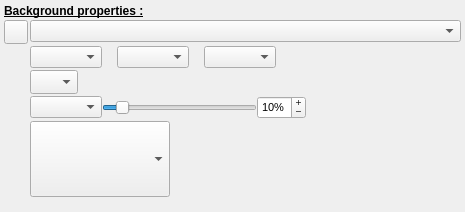
         <widget class="QWidget" name="scrollAreaWidgetContents">
          <property name="geometry">
           <rect>
            <x>0</x>
            <y>0</y>
            <width>465</width>
            <height>212</height>
           </rect>
          </property>
          <layout class="QFormLayout" name="formLayout">
           <property name="fieldGrowthPolicy">
            <enum>QFormLayout::AllNonFixedFieldsGrow</enum>
           </property>
           <property name="horizontalSpacing">
            <number>2</number>
           </property>
           <property name="verticalSpacing">
            <number>2</number>
           </property>
           <property name="leftMargin">
            <number>4</number>
           </property>
           <property name="topMargin">
            <number>4</number>
           </property>
           <property name="rightMargin">
            <number>4</number>
           </property>
           <property name="bottomMargin">
            <number>4</number>
           </property>
           <item row="0" column="0" colspan="2">
            <widget class="QLabel" name="label_2">
             <property name="font">
              <font>
               <weight>75</weight>
               <bold>true</bold>
               <underline>true</underline>
              </font>
             </property>
             <property name="text">
              <string>Background properties :</string>
             </property>
            </widget>
           </item>
           <item row="1" column="0">
            <widget class="QToolButton" name="BackgroundStyleBT">
             <property name="minimumSize">
              <size>
               <width>24</width>
               <height>24</height>
              </size>
             </property>
             <property name="maximumSize">
              <size>
               <width>24</width>
               <height>24</height>
              </size>
             </property>
             <property name="toolTip">
              <string>Allows you to access the background text styles menu.</string>
             </property>
             <property name="text">
              <string notr="true"/>
             </property>
             <property name="icon">
              <iconset resource="../../../RSCffDiaporama.qrc">
               <normaloff>:/img/db_menu.png</normaloff>:/img/db_menu.png</iconset>
             </property>
             <property name="arrowType">
              <enum>Qt::NoArrow</enum>
             </property>
            </widget>
           </item>
           <item row="1" column="1">
            <widget class="QComboBox" name="BrushTypeCombo">
             <property name="sizePolicy">
              <sizepolicy hsizetype="Preferred" vsizetype="Fixed">
               <horstretch>0</horstretch>
               <verstretch>0</verstretch>
              </sizepolicy>
             </property>
             <property name="toolTip">
              <string>Allows you to define a background brush for the shape.
The following options are available:
No brush 		The shape will have no background and will thus be totally transparent.
Solid brush 		Allows you to select a plain color.
Pattern brush 		Allows you to select a hatched brush.
Gradient 2 colors 	Allows you to select a gradient of 2 colors.
Gradient 3 colors 	Allows you to select a gradient of 3 colors.
Image from library 	Allows you to select an image from the library.</string>
             </property>
            </widget>
           </item>
           <item row="2" column="0">
            <widget class="QLabel" name="ColorLabel1">
             <property name="sizePolicy">
              <sizepolicy hsizetype="Fixed" vsizetype="Fixed">
               <horstretch>0</horstretch>
               <verstretch>0</verstretch>
              </sizepolicy>
             </property>
             <property name="text">
              <string notr="true"/>
             </property>
             <property name="pixmap">
              <pixmap resource="../../../RSCffDiaporama.qrc">:/img/color.png</pixmap>
             </property>
             <property name="alignment">
              <set>Qt::AlignRight|Qt::AlignTrailing|Qt::AlignVCenter</set>
             </property>
            </widget>
           </item>
           <item row="2" column="1">
            <layout class="QHBoxLayout" name="horizontalLayout_3">
             <property name="spacing">
              <number>0</number>
             </property>
             <property name="leftMargin">
              <number>0</number>
             </property>
             <property name="topMargin">
              <number>0</number>
             </property>
             <property name="rightMargin">
              <number>0</number>
             </property>
             <property name="bottomMargin">
              <number>0</number>
             </property>
             <item>
              <widget class="cCColorComboBox" name="FirstColorCombo">
               <property name="sizePolicy">
                <sizepolicy hsizetype="Preferred" vsizetype="Fixed">
                 <horstretch>0</horstretch>
                 <verstretch>0</verstretch>
                </sizepolicy>
               </property>
               <property name="toolTip">
                <string>If background brush is Solid, Pattern or Gradient brush, then this line appears and allows you to select a color.
(Depending on the brush you select, there will be one, two or three selectable colors.)</string>
               </property>
              </widget>
             </item>
             <item>
              <widget class="QLabel" name="ColorLabel_1">
               <property name="minimumSize">
                <size>
                 <width>15</width>
                 <height>0</height>
                </size>
               </property>
               <property name="maximumSize">
                <size>
                 <width>15</width>
                 <height>16777215</height>
                </size>
               </property>
               <property name="text">
                <string notr="true"/>
               </property>
              </widget>
             </item>
             <item>
              <widget class="cCColorComboBox" name="FinalColorCombo">
               <property name="sizePolicy">
                <sizepolicy hsizetype="Preferred" vsizetype="Fixed">
                 <horstretch>0</horstretch>
                 <verstretch>0</verstretch>
                </sizepolicy>
               </property>
               <property name="toolTip">
                <string>If background brush is Solid, Pattern or Gradient brush, then this line appears and allows you to select a color.
(Depending on the brush you select, there will be one, two or three selectable colors.)</string>
               </property>
              </widget>
             </item>
             <item>
              <widget class="QLabel" name="ColorLabel_2">
               <property name="minimumSize">
                <size>
                 <width>15</width>
                 <height>0</height>
                </size>
               </property>
               <property name="maximumSize">
                <size>
                 <width>15</width>
                 <height>16777215</height>
                </size>
               </property>
               <property name="text">
                <string notr="true"/>
               </property>
              </widget>
             </item>
             <item>
              <widget class="cCColorComboBox" name="IntermColorCombo">
               <property name="sizePolicy">
                <sizepolicy hsizetype="Preferred" vsizetype="Fixed">
                 <horstretch>0</horstretch>
                 <verstretch>0</verstretch>
                </sizepolicy>
               </property>
               <property name="toolTip">
                <string>If background brush is Solid, Pattern or Gradient brush, then this line appears and allows you to select a color.
(Depending on the brush you select, there will be one, two or three selectable colors.)</string>
               </property>
              </widget>
             </item>
             <item>
              <widget class="QLabel" name="ColorLabel2">
               <property name="sizePolicy">
                <sizepolicy hsizetype="Expanding" vsizetype="Preferred">
                 <horstretch>0</horstretch>
                 <verstretch>0</verstretch>
                </sizepolicy>
               </property>
               <property name="text">
                <string notr="true"/>
               </property>
              </widget>
             </item>
            </layout>
           </item>
           <item row="3" column="0">
            <widget class="QLabel" name="PatternLabel">
             <property name="sizePolicy">
              <sizepolicy hsizetype="Fixed" vsizetype="Fixed">
               <horstretch>0</horstretch>
               <verstretch>0</verstretch>
              </sizepolicy>
             </property>
             <property name="text">
              <string notr="true"/>
             </property>
             <property name="pixmap">
              <pixmap resource="../../../RSCffDiaporama.qrc">:/img/pattern_fill.png</pixmap>
             </property>
             <property name="alignment">
              <set>Qt::AlignRight|Qt::AlignTrailing|Qt::AlignVCenter</set>
             </property>
            </widget>
           </item>
           <item row="3" column="1">
            <widget class="cCBrushComboBox" name="PatternBrushCombo">
             <property name="sizePolicy">
              <sizepolicy hsizetype="Fixed" vsizetype="Fixed">
               <horstretch>0</horstretch>
               <verstretch>0</verstretch>
              </sizepolicy>
             </property>
             <property name="minimumSize">
              <size>
               <width>48</width>
               <height>24</height>
              </size>
             </property>
             <property name="maximumSize">
              <size>
               <width>48</width>
               <height>24</height>
              </size>
             </property>
             <property name="toolTip">
              <string>If background brush is Pattern brush, then this line appears and allows you to select a pattern.</string>
             </property>
             <property name="editable">
              <bool>false</bool>
             </property>
             <property name="iconSize">
              <size>
               <width>64</width>
               <height>16</height>
              </size>
             </property>
            </widget>
           </item>
           <item row="4" column="0">
            <widget class="QLabel" name="IntermPosLabel">
             <property name="sizePolicy">
              <sizepolicy hsizetype="Fixed" vsizetype="Fixed">
               <horstretch>0</horstretch>
               <verstretch>0</verstretch>
              </sizepolicy>
             </property>
             <property name="text">
              <string notr="true"/>
             </property>
             <property name="pixmap">
              <pixmap resource="../../../RSCffDiaporama.qrc">:/img/Distance.png</pixmap>
             </property>
             <property name="alignment">
              <set>Qt::AlignRight|Qt::AlignTrailing|Qt::AlignVCenter</set>
             </property>
            </widget>
           </item>
           <item row="4" column="1">
            <layout class="QHBoxLayout" name="horizontalLayout_14">
             <property name="spacing">
              <number>0</number>
             </property>
             <property name="leftMargin">
              <number>0</number>
             </property>
             <property name="topMargin">
              <number>0</number>
             </property>
             <property name="rightMargin">
              <number>0</number>
             </property>
             <property name="bottomMargin">
              <number>0</number>
             </property>
             <item>
              <widget class="cCGrdOrientationComboBox" name="OrientationCombo">
               <property name="sizePolicy">
                <sizepolicy hsizetype="Preferred" vsizetype="Fixed">
                 <horstretch>0</horstretch>
                 <verstretch>0</verstretch>
                </sizepolicy>
               </property>
               <property name="toolTip">
                <string>If background brush is Gradient, then this line appears and allows you to select the gradient orientation.
If the Gradient has 3 colors, additional controls allow to define the position (in percentage) of the 3rd gradient color.</string>
               </property>
               <property name="iconSize">
                <size>
                 <width>64</width>
                 <height>16</height>
                </size>
               </property>
              </widget>
             </item>
             <item>
              <widget class="QSlider" name="IntermPosSlider">
               <property name="sizePolicy">
                <sizepolicy hsizetype="Expanding" vsizetype="Fixed">
                 <horstretch>0</horstretch>
                 <verstretch>0</verstretch>
                </sizepolicy>
               </property>
               <property name="toolTip">
                <string>If background brush is Gradient, then this line appears and allows you to select the gradient orientation.
If the Gradient has 3 colors, additional controls allow to define the position (in percentage) of the 3rd gradient color.</string>
               </property>
               <property name="minimum">
                <number>1</number>
               </property>
               <property name="value">
                <number>10</number>
               </property>
               <property name="orientation">
                <enum>Qt::Horizontal</enum>
               </property>
              </widget>
             </item>
             <item>
              <widget class="QSpinBox" name="IntermPosED">
               <property name="sizePolicy">
                <sizepolicy hsizetype="Preferred" vsizetype="Fixed">
                 <horstretch>0</horstretch>
                 <verstretch>0</verstretch>
                </sizepolicy>
               </property>
               <property name="font">
                <font>
                 <pointsize>8</pointsize>
                </font>
               </property>
               <property name="toolTip">
                <string>If background brush is Gradient, then this line appears and allows you to select the gradient orientation.
If the Gradient has 3 colors, additional controls allow to define the position (in percentage) of the 3rd gradient color.</string>
               </property>
               <property name="buttonSymbols">
                <enum>QAbstractSpinBox::PlusMinus</enum>
               </property>
               <property name="suffix">
                <string notr="true">%</string>
               </property>
               <property name="minimum">
                <number>1</number>
               </property>
               <property name="value">
                <number>10</number>
               </property>
              </widget>
             </item>
             <item>
              <widget class="QLabel" name="OrientationSpacer">
               <property name="sizePolicy">
                <sizepolicy hsizetype="Expanding" vsizetype="Preferred">
                 <horstretch>0</horstretch>
                 <verstretch>0</verstretch>
                </sizepolicy>
               </property>
               <property name="text">
                <string notr="true"/>
               </property>
              </widget>
             </item>
            </layout>
           </item>
           <item row="5" column="0">
            <layout class="QVBoxLayout" name="verticalLayout_2">
             <property name="spacing">
              <number>0</number>
             </property>
             <property name="leftMargin">
              <number>0</number>
             </property>
             <property name="topMargin">
              <number>0</number>
             </property>
             <property name="rightMargin">
              <number>0</number>
             </property>
             <property name="bottomMargin">
              <number>0</number>
             </property>
             <item>
              <widget class="QLabel" name="ImageLibraryLabel">
               <property name="sizePolicy">
                <sizepolicy hsizetype="Fixed" vsizetype="Fixed">
                 <horstretch>0</horstretch>
                 <verstretch>0</verstretch>
                </sizepolicy>
               </property>
               <property name="minimumSize">
                <size>
                 <width>24</width>
                 <height>24</height>
                </size>
               </property>
               <property name="maximumSize">
                <size>
                 <width>24</width>
                 <height>24</height>
                </size>
               </property>
               <property name="text">
                <string notr="true"/>
               </property>
               <property name="pixmap">
                <pixmap resource="../../../RSCffDiaporama.qrc">:/img/object_image.png</pixmap>
               </property>
               <property name="scaledContents">
                <bool>true</bool>
               </property>
               <property name="alignment">
                <set>Qt::AlignRight|Qt::AlignTop|Qt::AlignTrailing</set>
               </property>
              </widget>
             </item>
             <item>
              <widget class="QLabel" name="ImageLibraryLabel2">
               <property name="text">
                <string/>
               </property>
              </widget>
             </item>
            </layout>
           </item>
           <item row="5" column="1">
            <widget class="cBackgroundComboBox" name="BackgroundCombo">
             <property name="sizePolicy">
              <sizepolicy hsizetype="Fixed" vsizetype="Fixed">
               <horstretch>0</horstretch>
               <verstretch>0</verstretch>
              </sizepolicy>
             </property>
             <property name="minimumSize">
              <size>
               <width>140</width>
               <height>76</height>
              </size>
             </property>
             <property name="maximumSize">
              <size>
               <width>140</width>
               <height>76</height>
              </size>
             </property>
             <property name="toolTip">
              <string>If background brush is Image from library, then this line appears and allows you to select an image.</string>
             </property>
            </widget>
           </item>
           <item row="6" column="0">
            <spacer name="verticalSpacer">
             <property name="orientation">
              <enum>Qt::Vertical</enum>
             </property>
             <property name="sizeHint" stdset="0">
              <size>
               <width>20</width>
               <height>0</height>
              </size>
             </property>
            </spacer>
           </item>
          </layout>
         </widget>
